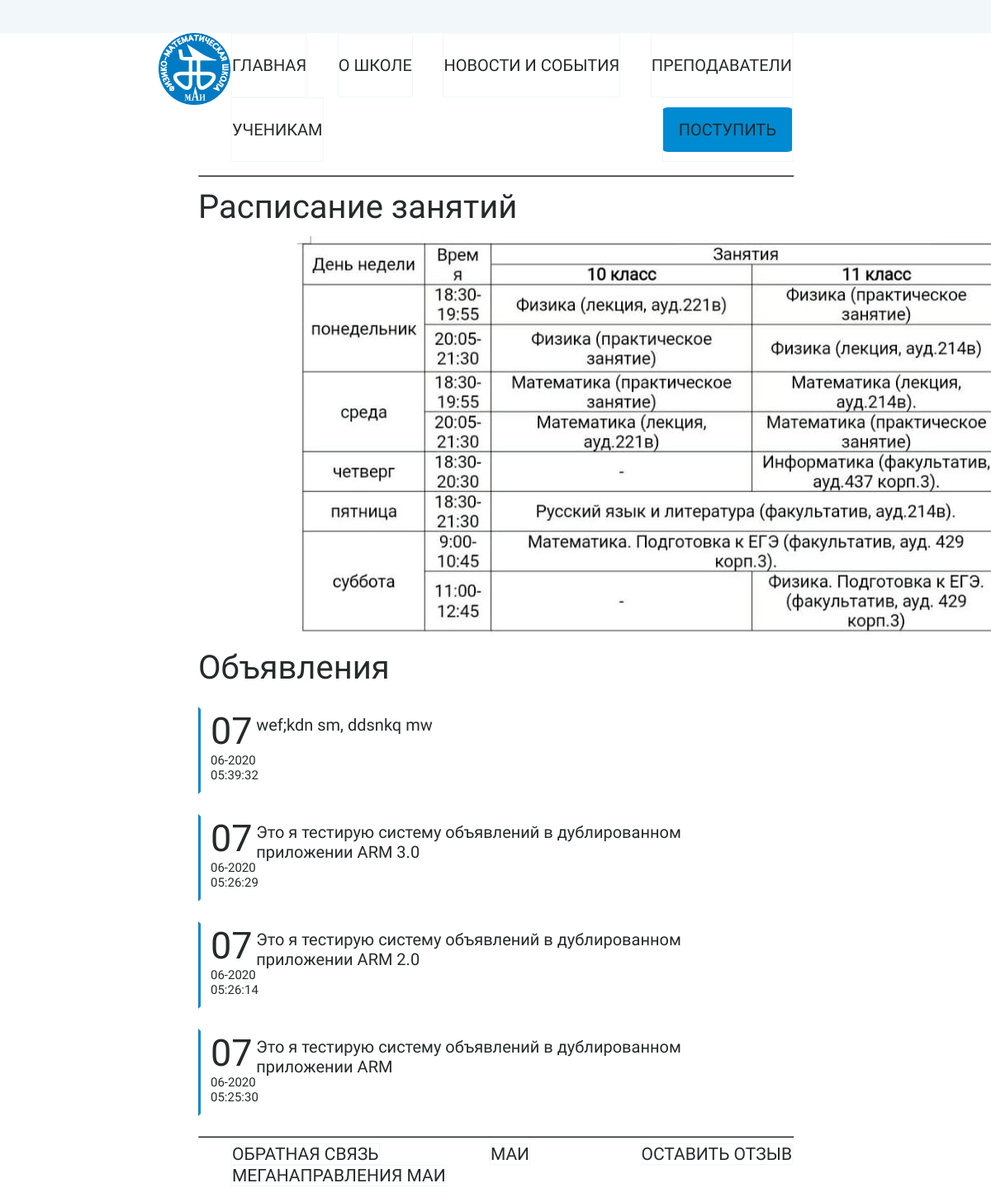
The page /student/ on the database its author committed.
### student/models.py (models this page shows)
class Ad(models.Model):
	title = models.TextField(max_length=2)
	date = models.DateTimeField()
	text = models.TextField(max_length=500)

### student/templates/student/student.html
{% extends "base.html" %}
{% load static %}
  {%  block content %}
	<p class="title" id="timetable">Расписание занятий</p>
  	<section class="timetable">
  		<img src="{% static 'main/images/timetable.jpeg' %}">
  	</section>
  	<p class="title" id="ad">Объявления</p>
 	<section>
 		{% for ad in object_list %}
  		<div class="artical_content_ad">
						<div class="artical_ad">
								<div id="d">{{ad.date|date:"d"}}</div>
								<div id="underdate">{{ad.date|date:"m-Y"}}</div>
								<div id="underdate">{{ad.date|date:"h:i:s"}}</div>
						</div>
						<div id="text">{{ad.text}}</div>
		</div>
 		{% endfor %}
 	</section>
  {% endblock %}

### templates/base.html (shortened to what this page needs)
<!DOCTYPE html>
<html>
<head>
	{% load static %}
	<link rel="stylesheet" href="{% static 'main/css/style.css' %}">
</head>
<div class="line">
</div>
<div class="logo"><a href="{% url 'main' %}"><img src="{% static 'main/images/1.png' %}"></a></div>
<nav>
	<ul ids="check">
		<li><a href="{% url 'main' %}">Главная</a></li>
		<li><a href="{% url 'about' %}">О школе</a>
		</li>
		<li><a href="{% url 'news' %}">Новости и события</a></li>
		<li><a href="{% url 'teachers' %}">Преподаватели</a></li>
		<li><a href="{% url 'student' %}">Ученикам</a>
		</li>
		<li><a href="{% url 'enter' %}" id="enter">Поступить</a></li>
	</ul>
	<hr>
</nav>
<body>
	{%block content%}
	{%endblock%}
	<div class="footer">
 		<hr>
		<ul>
			<li><a href=" https://wa.me/79774610036">Обратная связь</a></li>
			<li><a href="https://mai.ru/content/org/index.php?ID=59715">МАИ</a></li>
			<li><a href="https://yandex.ru/maps/org/fiziko_matematicheskaya_shkola_mai/1024440480/?ll=37.498231%2C55.810444&source=wizbiz_new_text_single&z=15">Оставить отзыв</a></li>
			<li><a href="{% url 'direction' %}">Меганаправления МАИ</a></li>
 		</ul>
 	</div>
</body>
</html>

### main/static/main/css/style.css (style rules this page uses)
* { margin: 0 auto; font-family: 'PT Sans Narrow', sans-serif; color: #252a2b; }
.line { width: 100%; background-color: #f2f7f9; height: 40px; }
nav { margin: 0 20%; font-size: 20px; font-style: bold; line-height: 76px; text-align: justify; text-align-last: justify; }
nav > hr { width: 100%; height: 1px; margin-top: 0px; background-color: #252a2b; }
nav a { text-decoration: none; text-transform: uppercase; font-weight: 500; }
ul { position: relative; list-style: none; }
ul li { display: inline-block; border: 1px solid #f2f7f9; }
a > img { position: relative; z-index: -1; height: 87px; width: 87px; margin-left: 16%; float: left; }
#enter { background-color: #008ad1; padding: 15px 19px; border-radius: 4% 4%; }
.title { font-size: 40px; font-weight: 400; text-decoration: none; margin: 1% 20%; }
.footer { height: 10vh; width: 60%; }
.footer > hr { width: 100%; height: 1px; margin: 6px 0%; background-color: #252a2b; }
.footer > ul { text-align: justify; text-align-last: justify; text-transform: uppercase; }
.footer > ul li a { text-decoration: none; font-size: 21px; font-weight: 300; }
a { text-decoration: none; }
.artical_content_ad { margin: 2% 20%; height: 100px; border: 3px solid; border-color: white white white #008ad1; padding: 0 1%; }
.artical_ad { float: left; margin: 0; width: 8%; background-color: white; }
.artical_ad > #d { font-size: 45px; }
.artical_ad #underdate,#time { font-size: 15px; }
.artical_content_ad #text { font-size: 20px; padding: 1% 0; }
ol, ul, dl { margin-top: 0; margin-bottom: 1rem; }
.timetable { margin: 1% 30%; }

### rows shown on the page
Ad: date "07", date "06-2020", date "05:39:32", text "wef;kdn sm, ddsnkq mw"
Ad: date "07", date "06-2020", date "05:26:29", text "Это я тестирую систему объявлений в дублированном приложении ARM 3.0"
Ad: date "07", date "06-2020", date "05:26:14", text "Это я тестирую систему объявлений в дублированном приложении ARM 2.0"
Ad: date "07", date "06-2020", date "05:25:30", text "Это я тестирую систему объявлений в дублированном приложении ARM"
